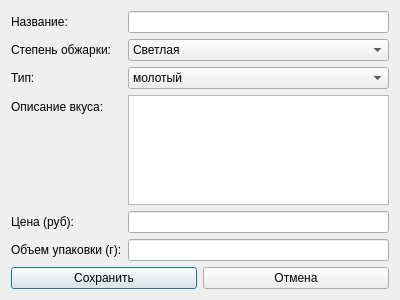
<?xml version="1.0" encoding="UTF-8"?>
<ui version="4.0">
 <class>Dialog</class>
 <widget class="QDialog" name="Dialog">
  <property name="geometry">
   <rect>
    <x>0</x>
    <y>0</y>
    <width>400</width>
    <height>300</height>
   </rect>
  </property>
  <property name="windowTitle">
   <string>Добавить/Редактировать кофе</string>
  </property>
  <layout class="QVBoxLayout" name="verticalLayout">
   <item>
    <layout class="QFormLayout" name="formLayout">
     <item row="0" column="0">
      <widget class="QLabel" name="label">
       <property name="text">
        <string>Название:</string>
       </property>
      </widget>
     </item>
     <item row="0" column="1">
      <widget class="QLineEdit" name="nameEdit"/>
     </item>
     <item row="1" column="0">
      <widget class="QLabel" name="label_2">
       <property name="text">
        <string>Степень обжарки:</string>
       </property>
      </widget>
     </item>
     <item row="1" column="1">
      <widget class="QComboBox" name="roastCombo">
       <item>
        <property name="text">
         <string>Светлая</string>
        </property>
       </item>
       <item>
        <property name="text">
         <string>Средняя</string>
        </property>
       </item>
       <item>
        <property name="text">
         <string>Темная</string>
        </property>
       </item>
      </widget>
     </item>
     <item row="2" column="0">
      <widget class="QLabel" name="label_3">
       <property name="text">
        <string>Тип:</string>
       </property>
      </widget>
     </item>
     <item row="2" column="1">
      <widget class="QComboBox" name="typeCombo">
       <item>
        <property name="text">
         <string>молотый</string>
        </property>
       </item>
       <item>
        <property name="text">
         <string>в зернах</string>
        </property>
       </item>
      </widget>
     </item>
     <item row="3" column="0">
      <widget class="QLabel" name="label_4">
       <property name="text">
        <string>Описание вкуса:</string>
       </property>
      </widget>
     </item>
     <item row="3" column="1">
      <widget class="QPlainTextEdit" name="tasteEdit"/>
     </item>
     <item row="4" column="0">
      <widget class="QLabel" name="label_5">
       <property name="text">
        <string>Цена (руб):</string>
       </property>
      </widget>
     </item>
     <item row="4" column="1">
      <widget class="QLineEdit" name="priceEdit"/>
     </item>
     <item row="5" column="0">
      <widget class="QLabel" name="label_6">
       <property name="text">
        <string>Объем упаковки (г):</string>
       </property>
      </widget>
     </item>
     <item row="5" column="1">
      <widget class="QLineEdit" name="volumeEdit"/>
     </item>
    </layout>
   </item>
   <item>
    <layout class="QHBoxLayout" name="horizontalLayout">
     <item>
      <widget class="QPushButton" name="saveButton">
       <property name="text">
        <string>Сохранить</string>
       </property>
      </widget>
     </item>
     <item>
      <widget class="QPushButton" name="cancelButton">
       <property name="text">
        <string>Отмена</string>
       </property>
      </widget>
     </item>
    </layout>
   </item>
  </layout>
 </widget>
 <resources/>
 <connections/>
</ui>
